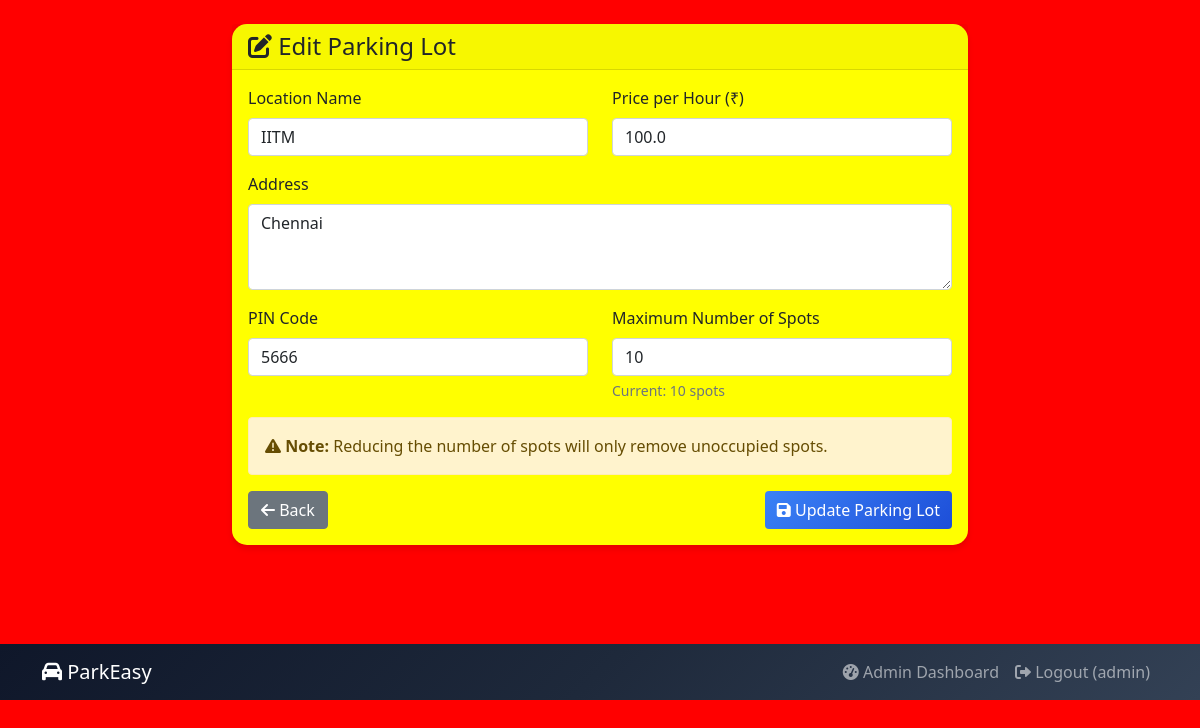
Page /admin/edit_lot/6 (signed in) on the committed database.
### tables this page shows
CREATE TABLE parking_lots (
            id INTEGER PRIMARY KEY AUTOINCREMENT,
            prime_location_name TEXT NOT NULL,
            price REAL NOT NULL,
            address TEXT NOT NULL,
            pin_code TEXT NOT NULL,
            maximum_number_of_spots INTEGER NOT NULL,
            created_at TIMESTAMP DEFAULT CURRENT_TIMESTAMP
        );

### app.py (the view, shortened to what this page needs)
@app.route('/admin/edit_lot/<int:lot_id>', methods=['GET', 'POST'])
def edit_lot(lot_id):
    if not session.get('is_admin'):
        return redirect(url_for('login'))
    conn = get_db_connection()
    lot = conn.execute('SELECT * FROM parking_lots WHERE id = ?', (lot_id,)).fetchone()
    conn.close()
    return render_template('edit_lot.html', lot=lot)

### app.py (called while the page is built)
def get_db_connection():
    conn = sqlite3.connect(DATABASE)
    conn.row_factory = sqlite3.Row
    return conn

### templates/edit_lot.html (shortened to what this page needs)
{% extends "base.html" %}
{% block content %}
<div class="container py-4">
    <div class="row justify-content-center">
        <div class="col-md-8">
            <div class="card">
                <div class="card-header">
                    <h4 class="mb-0"><i class="fas fa-edit"></i> Edit Parking Lot</h4>
                </div>
                <div class="card-body">
                    <form method="POST">
                        <div class="row">
                            <div class="col-md-6 mb-3">
                                <label for="name" class="form-label">Location Name</label>
                                <input type="text" class="form-control" id="name" name="name"
                                       value="{{ lot.prime_location_name }}" required>
                            </div>
                            <div class="col-md-6 mb-3">
                                <label for="price" class="form-label">Price per Hour (₹)</label>
                                <input type="number" class="form-control" id="price" name="price"
                                       step="0.01" min="0" value="{{ lot.price }}" required>
                            </div>
                        </div>
                        <div class="mb-3">
                            <label for="address" class="form-label">Address</label>
                            <textarea class="form-control" id="address" name="address" rows="3" required>{{ lot.address }}</textarea>
                        </div>
                        <div class="row">
                            <div class="col-md-6 mb-3">
                                <label for="pin_code" class="form-label">PIN Code</label>
                                <input type="text" class="form-control" id="pin_code" name="pin_code"
                                       value="{{ lot.pin_code }}" required>
                            </div>
                            <div class="col-md-6 mb-3">
                                <label for="max_spots" class="form-label">Maximum Number of Spots</label>
                                <input type="number" class="form-control" id="max_spots" name="max_spots"
                                       min="1" value="{{ lot.maximum_number_of_spots }}" required>
                                <div class="form-text">Current: {{ lot.maximum_number_of_spots }} spots</div>
                            </div>
                        </div>
                        <div class="alert alert-warning">
                            <i class="fas fa-exclamation-triangle"></i>
                            <strong>Note:</strong> Reducing the number of spots will only remove unoccupied spots.
                        </div>
                        <div class="d-flex justify-content-between">
                            <a href="{{ url_for('admin_dashboard') }}" class="btn btn-secondary">
                                <i class="fas fa-arrow-left"></i> Back
                            </a>
                            <button type="submit" class="btn btn-primary">
                                <i class="fas fa-save"></i> Update Parking Lot
                            </button>
                        </div>
                    </form>
                </div>
            </div>
        </div>
    </div>
</div>
{% endblock %}

### templates/base.html (style rules this page uses)
body { background-color: red; }
.card { border: none; border-radius: 15px; box-shadow: 0 4px 6px rgba(0, 0, 0, 0.1); background-color: yellow; bottom: 0; }
.btn-primary { background: linear-gradient(135deg, #3b82f6 0%, #1d4ed8 100%); border: none; }

### rows in the picture
parking_lots: name "IITM", price "100.0", address "Chennai", pin_code "5666", max_spots "10", maximum_number_of_spots "10"

### other values in the picture
{{ session.username }} "admin"
